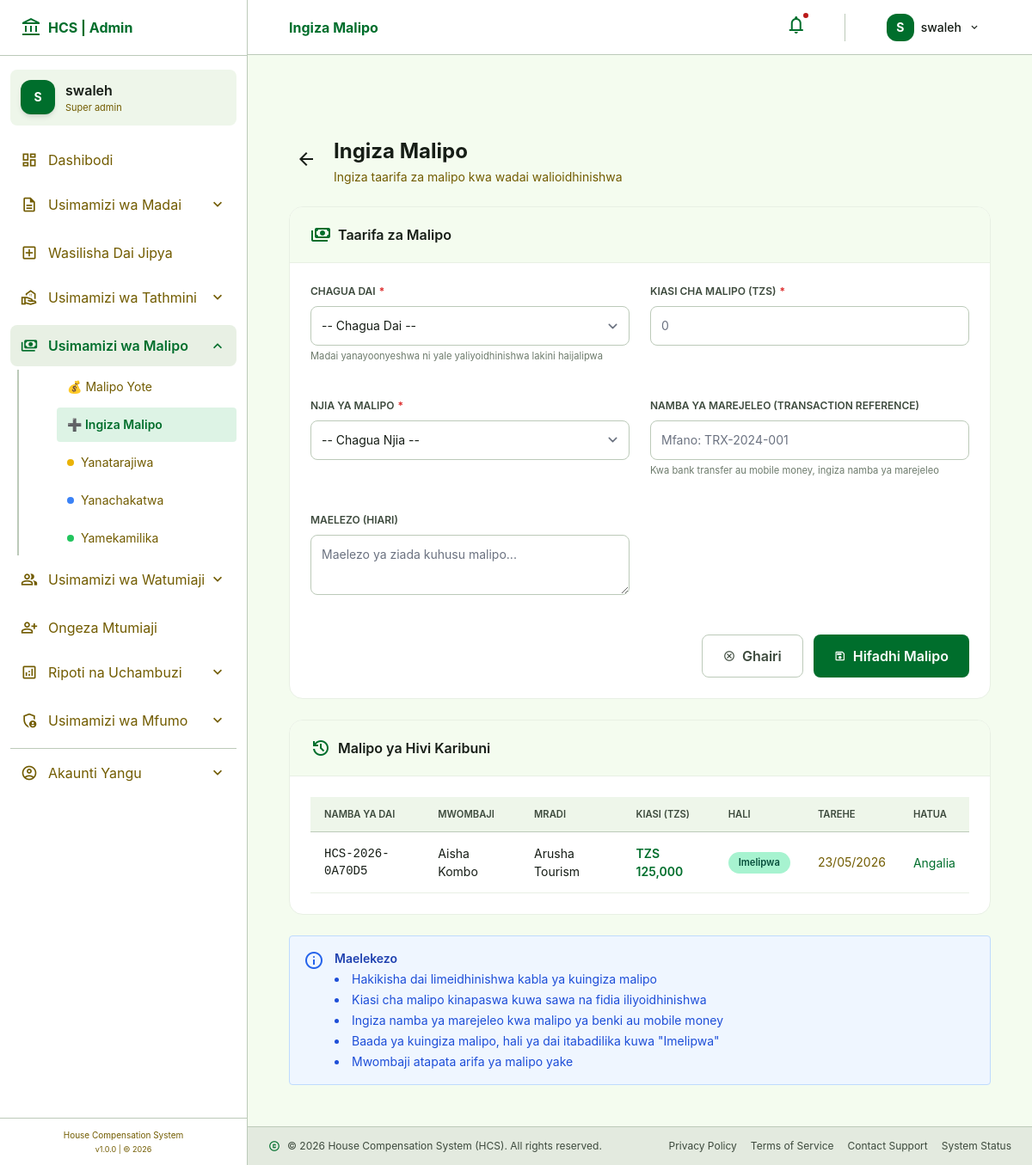
The page /admin/add-payment.php (signed in) on the database its author committed.
### tables this page shows
CREATE TABLE `payments` (
  `id` int(11) NOT NULL,
  `claim_id` int(11) NOT NULL,
  `amount` decimal(15,2) DEFAULT NULL,
  `payment_method` varchar(100) DEFAULT NULL,
  `transaction_reference` varchar(255) DEFAULT NULL,
  `payment_status` enum('pending','processed','completed') DEFAULT 'pending',
  `paid_at` timestamp NULL DEFAULT NULL,
  `created_by` int(11) DEFAULT NULL,
  `updated_by` int(11) DEFAULT NULL,
  `notes` text DEFAULT NULL
);

CREATE TABLE `claims` (
  `id` int(11) NOT NULL,
  `claimant_id` int(11) NOT NULL,
  `claim_number` varchar(100) NOT NULL,
  `project_name` varchar(255) DEFAULT NULL,
  `district` varchar(100) DEFAULT NULL,
  `ward` varchar(100) DEFAULT NULL,
  `village` varchar(100) DEFAULT NULL,
  `property_type` varchar(100) DEFAULT NULL,
  `property_size` varchar(100) DEFAULT NULL,
  `claim_amount` decimal(15,2) DEFAULT NULL,
  `valuation_amount` decimal(15,2) DEFAULT NULL,
  `approved_amount` decimal(15,2) DEFAULT NULL,
  `decision_date` date DEFAULT NULL,
  `gps_coordinates` varchar(255) DEFAULT NULL,
  `description` text DEFAULT NULL,
  `status` enum('submitted','valuation','legal_review','approved','rejected','paid') DEFAULT 'submitted',
  `created_at` timestamp NOT NULL DEFAULT current_timestamp(),
  `updated_at` timestamp NOT NULL DEFAULT current_timestamp() ON UPDATE current_timestamp()
);

CREATE TABLE `users` (
  `id` int(11) NOT NULL,
  `full_name` varchar(255) NOT NULL,
  `email` varchar(255) NOT NULL,
  `phone` varchar(20) DEFAULT NULL,
  `nin` varchar(30) DEFAULT NULL,
  `role` enum('super_admin','claimant','valuer','legal_officer','finance_officer','commissioner') DEFAULT 'claimant',
  `password` varchar(255) NOT NULL,
  `status` enum('active','inactive') DEFAULT 'active',
  `created_at` timestamp NOT NULL DEFAULT current_timestamp()
);

### admin/add-payment.php (the view, shortened to what this page needs)
<?php
$conn = getDB();
$claims_query = "SELECT c.id, c.claim_number, c.project_name, c.district,
                u.full_name, u.email, u.phone,
                COALESCE(v.total_compensation, 0) as total_compensation,
                p.id as existing_payment_id
                FROM claims c
                JOIN users u ON c.claimant_id = u.id
                LEFT JOIN valuations v ON c.id = v.claim_id
                LEFT JOIN payments p ON c.id = p.claim_id
                WHERE c.status = 'approved' AND (p.id IS NULL OR p.payment_status != 'completed')
                ORDER BY c.created_at ASC";
$claims_result = mysqli_query($conn, $claims_query);
$claims = [];
while ($row = mysqli_fetch_assoc($claims_result)) {
    $claims[] = $row;
}
$paid_claims_query = "SELECT p.id, c.id as claim_id, c.claim_number, c.project_name, u.full_name,
                      p.amount, p.payment_status, p.paid_at
                      FROM payments p
                      JOIN claims c ON p.claim_id = c.id
                      JOIN users u ON c.claimant_id = u.id
                      WHERE p.payment_status = 'completed'
                      ORDER BY p.paid_at DESC
                      LIMIT 10";
$paid_claims_result = mysqli_query($conn, $paid_claims_query);
$paid_claims = [];
while ($row = mysqli_fetch_assoc($paid_claims_result)) {
    $paid_claims[] = $row;
}
require_once __DIR__ . '/includes/admin-header.php';
?>
<div class="form-container">
    <div class="flex items-center gap-3 mb-6">
        <a href="payments.php" class="p-2 hover:bg-surface-container-low rounded-lg transition">
            <span class="material-symbols-outlined">arrow_back</span>
        </a>
        <div>
            <h2 class="font-headline-lg text-on-background text-2xl font-bold">Ingiza Malipo</h2>
            <p class="text-secondary text-sm mt-1">Ingiza taarifa za malipo kwa wadai walioidhinishwa</p>
        </div>
    </div>
    <div class="form-card">
        <div class="form-card-header">
            <h3>
                <span class="material-symbols-outlined text-primary">payments</span>
                Taarifa za Malipo
            </h3>
        </div>
        <div class="form-card-body">
            <form method="POST" action="" id="paymentForm">
                <div class="grid-2">
                    <div class="form-group">
                        <label class="form-label required">Chagua Dai</label>
                        <select name="claim_id" id="claim_id" class="form-select" required onchange="updateClaimInfo()">
                            <option value="">-- Chagua Dai --</option>
                        </select>
                        <?php if (empty($claims)): ?>
                        <div class="form-hint" style="color: #dc2626;">⚠️ Hakuna dai lililoidhinishwa. Tafadhali idhinisha dai kwanza.</div>
                        <?php else: ?>
                        <div class="form-hint">Madai yanayoonyeshwa ni yale yaliyoidhinishwa lakini haijalipwa</div>
                        <?php endif; ?>
                    </div>
                    <div class="form-group">
                        <label class="form-label required">Kiasi cha Malipo (TZS)</label>
                        <input type="number" name="amount" id="amount" class="form-control" step="1000" required placeholder="0">
                    </div>
                    <div class="form-group">
                        <label class="form-label required">Njia ya Malipo</label>
                        <select name="payment_method" id="payment_method" class="form-select" required>
                            <option value="">-- Chagua Njia --</option>
                        </select>
                    </div>
                    <div class="form-group">
                        <label class="form-label">Namba ya Marejeleo (Transaction Reference)</label>
                        <input type="text" name="transaction_reference" id="transaction_reference" class="form-control" placeholder="Mfano: TRX-2024-001">
                        <div class="form-hint">Kwa bank transfer au mobile money, ingiza namba ya marejeleo</div>
                    </div>
                    <div class="form-group">
                        <label class="form-label">Maelezo (Hiari)</label>
                        <textarea name="notes" id="notes" class="form-textarea" rows="2" placeholder="Maelezo ya ziada kuhusu malipo..."></textarea>
                    </div>
                </div>
                <div class="flex justify-end gap-3 mt-6">
                    <a href="payments.php" class="btn-cancel">
                        <span class="material-symbols-outlined text-sm">cancel</span>
                        Ghairi
                    </a>
                    <button type="submit" class="btn-submit" <?php echo empty($claims) ? 'disabled' : ''; ?>>
                        <span class="material-symbols-outlined text-sm">save</span>
                        Hifadhi Malipo
                    </button>
                </div>
            </form>
        </div>
    </div>
    <div class="form-card">
        <div class="form-card-header">
            <h3>
                <span class="material-symbols-outlined text-primary">history</span>
                Malipo ya Hivi Karibuni
            </h3>
        </div>
        <div class="form-card-body">
            <div class="table-container">
                <table class="claims-table">
                    <thead>
                        <tr>
                            <th>Namba ya Dai</th>
                            <th>Mwombaji</th>
                            <th>Mradi</th>
                            <th>Kiasi (TZS)</th>
                            <th>Hali</th>
                            <th>Tarehe</th>
                            <th>Hatua</th>
                        </tr>
                    </thead>
                    <tbody>
                        <?php if (empty($paid_claims)): ?>
                        <tr>
                            <td colspan="7" class="text-center py-8 text-secondary">Hakuna malipo yaliyorekodiwa bado</td>
                        </tr>
                        <?php else: ?>
                        <?php foreach ($paid_claims as $paid): ?>
                        <tr>
                            <td class="font-mono text-sm"><?php echo htmlspecialchars($paid['claim_number']); ?></td>
                            <td><?php echo htmlspecialchars($paid['full_name']); ?></td>
                            <td><?php echo htmlspecialchars($paid['project_name'] ?? '-'); ?></td>
                            <td class="font-semibold text-primary">TZS <?php echo number_format($paid['amount'], 0, '.', ','); ?></td>
                            <td><span class="status-badge completed">Imelipwa</span></td>
                            <td class="text-sm text-secondary"><?php echo date('d/m/Y', strtotime($paid['paid_at'])); ?></td>
                            <td>
                                <a href="payments.php?search=<?php echo $paid['claim_number']; ?>" class="text-primary hover:underline text-sm">Angalia</a>
                            </td>
                        </tr>
                        <?php endforeach; ?>
                        <?php endif; ?>
                    </tbody>
                </table>
            </div>
        </div>
    </div>
    <div class="bg-blue-50 border border-blue-200 rounded-lg p-4">
        <div class="flex items-start gap-3">
            <span class="material-symbols-outlined text-blue-600">info</span>
            <div>
                <p class="text-sm font-semibold text-blue-800">Maelekezo</p>
                <ul class="text-sm text-blue-700 mt-1 space-y-1 list-disc list-inside">
                    <li>Hakikisha dai limeidhinishwa kabla ya kuingiza malipo</li>
                    <li>Kiasi cha malipo kinapaswa kuwa sawa na fidia iliyoidhinishwa</li>
                    <li>Ingiza namba ya marejeleo kwa malipo ya benki au mobile money</li>
                    <li>Baada ya kuingiza malipo, hali ya dai itabadilika kuwa "Imelipwa"</li>
                    <li>Mwombaji atapata arifa ya malipo yake</li>
                </ul>
            </div>
        </div>
    </div>
</div>
<?php require_once __DIR__ . '/includes/admin-footer.php'; ?>

### admin/includes/admin-header.php (style rules this page uses)
.material-symbols-outlined { font-variation-settings: 'FILL' 0, 'wght' 400, 'GRAD' 0, 'opsz' 24; }

### admin/add-payment.php (style rules this page uses)
.form-container { max-width: 1200px; margin: 0 auto; }
.form-card { background: white; border-radius: 1rem; border: 1px solid #e8f0e4; overflow: hidden; margin-bottom: 1.5rem; }
.form-card-header { padding: 1.25rem 1.5rem; background: #f4fcef; border-bottom: 1px solid #e8f0e4; }
.form-card-header h3 { font-size: 1rem; font-weight: 600; display: flex; align-items: center; gap: 0.5rem; }
.form-card-body { padding: 1.5rem; }
.form-group { margin-bottom: 1rem; }
.form-label { display: block; font-size: 0.75rem; font-weight: 600; text-transform: uppercase; color: #3d4a3d; margin-bottom: 0.5rem; }
.form-label.required::after { content: "*"; color: #dc2626; margin-left: 0.25rem; }
.form-control, .form-select, .form-textarea { width: 100%; padding: 0.625rem 0.75rem; border: 1px solid #bccab9; border-radius: 0.5rem; font-size: 0.875rem; }
.form-hint { font-size: 0.7rem; color: #6d7b6c; margin-top: 0.25rem; }
.btn-submit { background-color: #006e2c; color: white; padding: 0.75rem 1.5rem; border-radius: 0.5rem; font-weight: 600; border: none; cursor: pointer; display: inline-flex; align-items: center; gap: 0.5rem; }
.btn-cancel { background-color: white; color: #3d4a3d; padding: 0.75rem 1.5rem; border-radius: 0.5rem; font-weight: 600; border: 1px solid #bccab9; cursor: pointer; text-decoration: none; display: inline-flex; align-items: center; gap: 0.5rem; }
.claims-table { width: 100%; border-collapse: collapse; }
.claims-table th { padding: 0.75rem 1rem; text-align: left; font-size: 0.7rem; font-weight: 600; text-transform: uppercase; color: #3d4a3d; background-color: #eef6ea; border-bottom: 1px solid #bccab9; }
.claims-table td { padding: 0.875rem 1rem; border-bottom: 1px solid #e8f0e4; vertical-align: middle; font-size: 0.875rem; }
.status-badge { display: inline-flex; align-items: center; padding: 0.25rem 0.75rem; border-radius: 9999px; font-size: 0.7rem; font-weight: 600; }
.status-badge.completed { background: #a7f3d0; color: #064e3b; }
.grid-2 { display: grid; grid-template-columns: repeat(2, 1fr); gap: 1.5rem; }

### rows shown on the page
payments: claim.claim_number "HCS-2026-0A70D5", users.full_name "Aisha Kombo", claim.project_name "Arusha Tourism", amount "125,000", paid_at "23/05/2026"

### other values the page prints
substr($_SESSION['full_name'] ?? 'A', 0, 1) "S"
$_SESSION['full_name'] "swaleh"
str_replace('_', ' ', $_SESSION['role'] ?? 'Super Admin') "Super admin"
$page_heading "Ingiza Malipo"
substr($_SESSION['full_name'], 0, 1) "S"
